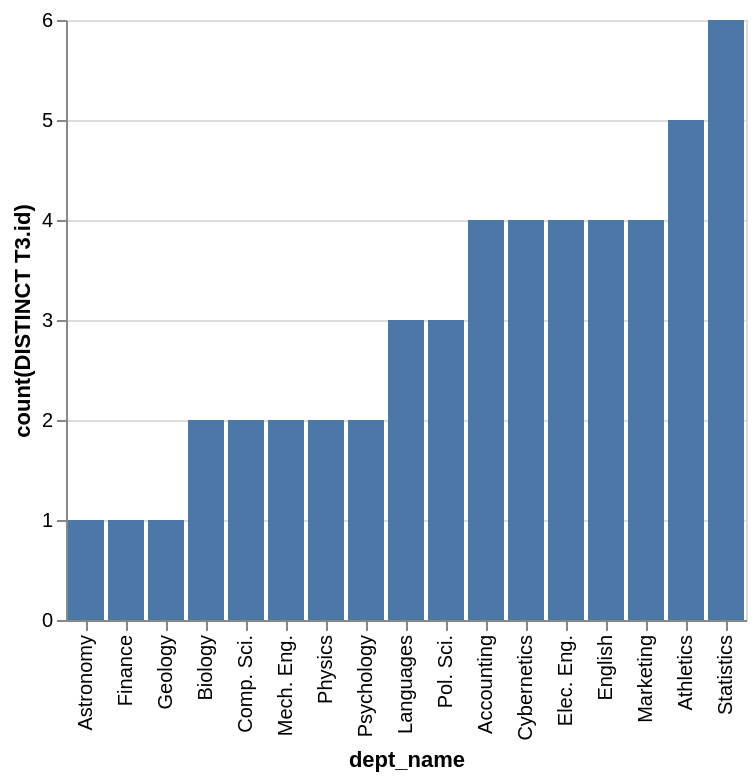

The Vega-Lite source for this figure:
### Vega-Lite specification from a JSON file in a GitHub repository (floating-point values rounded to 4 significant figures)
{"data": {"values": [{"x_data": "Astronomy", "y_data": 1}, {"x_data": "Finance", "y_data": 1}, {"x_data": "Geology", "y_data": 1}, {"x_data": "Biology", "y_data": 2}, {"x_data": "Comp. Sci.", "y_data": 2}, {"x_data": "Mech. Eng.", "y_data": 2}, {"x_data": "Physics", "y_data": 2}, {"x_data": "Psychology", "y_data": 2}, {"x_data": "Languages", "y_data": 3}, {"x_data": "Pol. Sci.", "y_data": 3}, {"x_data": "Accounting", "y_data": 4}, {"x_data": "Cybernetics", "y_data": 4}, {"x_data": "Elec. Eng.", "y_data": 4}, {"x_data": "English", "y_data": 4}, {"x_data": "Marketing", "y_data": 4}, {"x_data": "Athletics", "y_data": 5}, {"x_data": "Statistics", "y_data": 6}]}, "mark": "bar", "encoding": {"x": {"field": "x_data", "type": "nominal", "title": "dept_name", "sort": {"op": "sum", "field": "y_data", "order": "ascending"}}, "y": {"field": "y_data", "type": "quantitative", "title": "count(DISTINCT T3.id)"}}}
